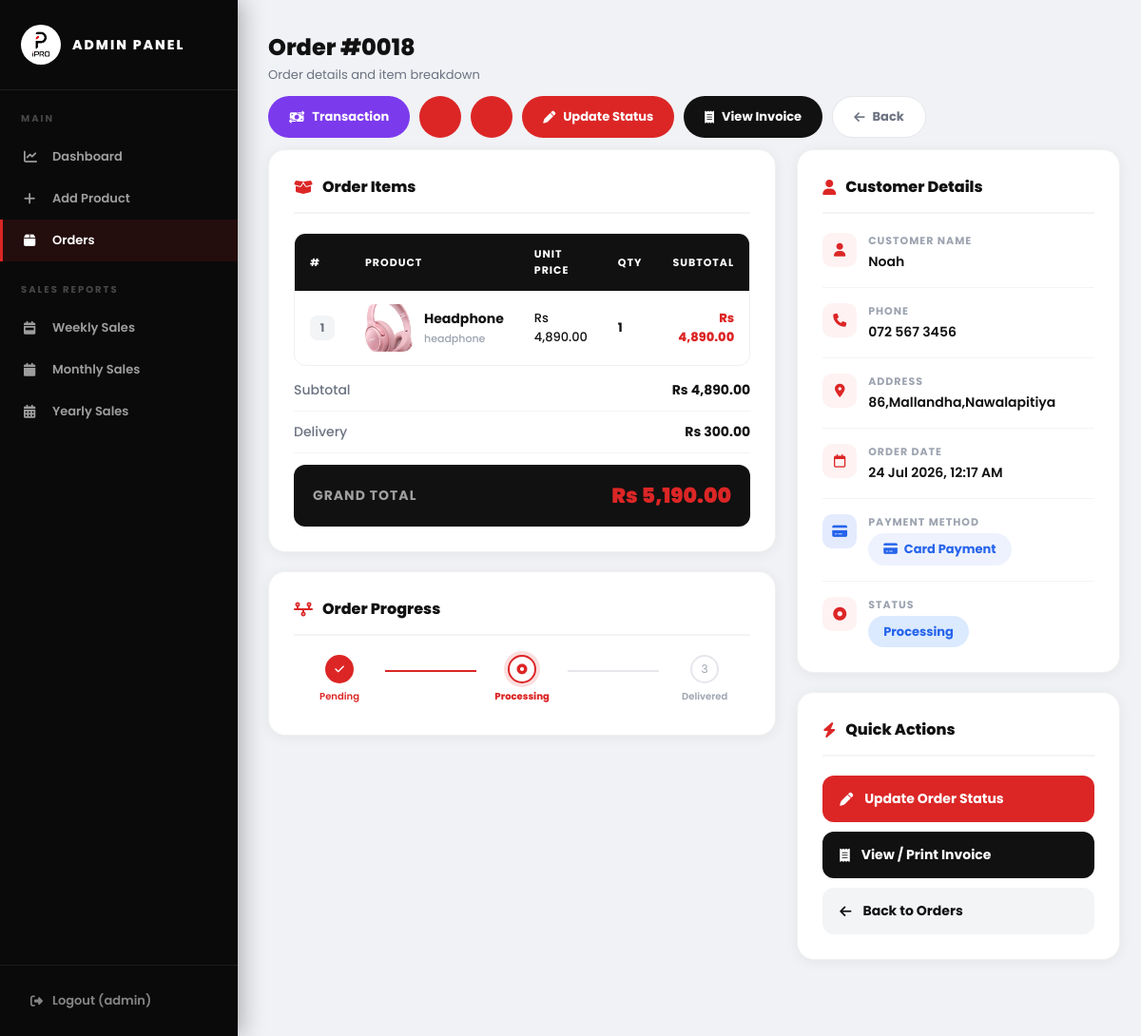
The page /admin/order_details.php?id=18 (signed in) on the database its author committed.
### tables this page shows
CREATE TABLE `order_items` (
  `id` int(11) NOT NULL,
  `order_id` int(11) NOT NULL,
  `product_id` int(11) DEFAULT NULL,
  `product_name` varchar(255) NOT NULL,
  `price` decimal(10,2) NOT NULL,
  `quantity` int(11) NOT NULL,
  `subtotal` decimal(10,2) NOT NULL
);

CREATE TABLE `products` (
  `id` int(11) NOT NULL,
  `product_name` varchar(255) NOT NULL,
  `category` varchar(100) NOT NULL,
  `price` decimal(10,2) NOT NULL,
  `quantity` int(11) NOT NULL,
  `image` varchar(255) NOT NULL,
  `product_status` varchar(100) NOT NULL,
  `description` text DEFAULT NULL,
  `created_at` timestamp NOT NULL DEFAULT current_timestamp()
);

CREATE TABLE `orders` (
  `id` int(11) NOT NULL,
  `user_id` int(11) DEFAULT NULL,
  `name` varchar(255) NOT NULL,
  `phone` varchar(20) NOT NULL,
  `address` text NOT NULL,
  `total` decimal(10,2) NOT NULL DEFAULT 0.00,
  `payment_method` varchar(50) DEFAULT 'Cash on Delivery',
  `status` enum('Pending','Processing','Delivered','Cancelled') NOT NULL DEFAULT 'Pending',
  `order_date` timestamp NOT NULL DEFAULT current_timestamp()
);

### admin/order_details.php (the view, shortened to what this page needs)
<?php
include '../db.php';
$order_id = (int)$_GET['id'];
$stmt = mysqli_prepare($conn,
    "SELECT * FROM orders WHERE id = ?");
mysqli_stmt_bind_param($stmt, "i", $order_id);
mysqli_stmt_execute($stmt);
$order = mysqli_fetch_assoc(mysqli_stmt_get_result($stmt));
$istmt = mysqli_prepare($conn,
    "SELECT oi.*, p.image, p.category
     FROM order_items oi
     LEFT JOIN products p ON oi.product_id = p.id
     WHERE oi.order_id = ?");
mysqli_stmt_bind_param($istmt, "i", $order_id);
mysqli_stmt_execute($istmt);
$items = mysqli_stmt_get_result($istmt);
$items_array = [];
while ($row = mysqli_fetch_assoc($items)) {
    $items_array[] = $row;
}
$subtotal = 0;
foreach ($items_array as $item) {
    $subtotal += $item['subtotal'];
}
$delivery = $order['total'] - $subtotal;
$status_colors = [
    'Pending'    => ['bg'=>'#fef3c7','color'=>'#d97706'],
    'Processing' => ['bg'=>'#dbeafe','color'=>'#2563eb'],
    'Delivered'  => ['bg'=>'#dcfce7','color'=>'#16a34a'],
    'Cancelled'  => ['bg'=>'#fee2e2','color'=>'#dc2626'],
];
$sc = $status_colors[$order['status']]
    ?? ['bg'=>'#f3f4f6','color'=>'#6b7280'];
$pay_method = $order['payment_method']
    ?? 'Cash on Delivery';
if ($pay_method === 'Card Payment') {
    $pay_icon  = 'fa-credit-card';
    $pay_color = '#2563eb';
} elseif ($pay_method === 'Bank Transfer') {
    $pay_icon  = 'fa-building-columns';
    $pay_color = '#7c3aed';
} else {
    $pay_icon  = 'fa-money-bill-wave';
    $pay_color = '#16a34a';
}
?>
<!DOCTYPE html>
<html lang="en">
<head>
<link rel="stylesheet"
  href="https://cdnjs.cloudflare.com/ajax/libs/font-awesome/6.5.0/css/all.min.css">
</head>
<body>
<div class="admin-wrapper">
  <div class="admin-sidebar">
    <div class="sidebar-brand">
      <div class="sidebar-logo-circle">
        <img src="../images/logo.png" alt="Logo"
          onerror="this.parentElement.innerHTML=
          '<b style=\'color:#dc2626;font-size:14px;\'>iP</b>'">
      </div>
      <span>ADMIN PANEL</span>
    </div>
    <div class="sidebar-section">Main</div>
    <nav class="sidebar-nav">
      <a href="dashboard.php">
        <i class="fa-solid fa-chart-line"></i>
        Dashboard
      </a>
      <a href="../add_product.php">
        <i class="fa-solid fa-plus"></i>
        Add Product
      </a>
      <a href="orders.php" class="active">
        <i class="fa-solid fa-box"></i>
        Orders
      </a>
    </nav>
    <div class="sidebar-section">Sales Reports</div>
    <nav class="sidebar-nav">
      <a href="sales/weekly.php">
        <i class="fa-solid fa-calendar-week"></i>
        Weekly Sales
      </a>
      <a href="sales/monthly.php">
        <i class="fa-solid fa-calendar"></i>
        Monthly Sales
      </a>
      <a href="sales/yearly.php">
        <i class="fa-solid fa-calendar-days"></i>
        Yearly Sales
      </a>
    </nav>
    <div class="sidebar-logout">
      <a href="../logout.php">
        <i class="fa-solid fa-right-from-bracket"></i>
        Logout (<?= htmlspecialchars($_SESSION['username']) ?>)
      </a>
    </div>
  </div>
  <div class="admin-main">
    <div class="admin-topbar">
      <div>
        <h2>
          Order #<?= str_pad($order_id,4,'0',STR_PAD_LEFT) ?>
        </h2>
        <p>Order details and item breakdown</p>
      </div>
      <div class="top-actions">
  <a href="transaction_details.php?id=<?= $order_id ?>"
    class="btn-action btn-dark"
    style="background:#7c3aed;">
    <i class="fa-solid fa-money-bill-transfer"></i>
    Transaction
  </a>
  <a href="update_status.php?id=<?= $order_id ?>"
    class="btn-action btn-red">
      <div class="top-actions">
        <a href="update_status.php?id=<?= $order_id ?>"
          class="btn-action btn-red">
          <i class="fa-solid fa-pen"></i>
          Update Status
        </a>
        <a href="../invoice.php?id=<?= $order_id ?>"
          class="btn-action btn-dark" target="_blank">
          <i class="fa-solid fa-receipt"></i>
          View Invoice
        </a>
        <a href="orders.php"
          class="btn-action btn-outline">
          <i class="fa-solid fa-arrow-left"></i>
          Back
        </a>
      </div>
    </div>
    <div class="detail-layout">
      <div>
        <div class="detail-card">
          <div class="card-title">
            <i class="fa-solid fa-box-open"></i>
            Order Items
          </div>
          <div style="overflow-x:auto;
            border-radius:12px;overflow:hidden;
            border:1px solid #f0f0f0;">
            <table class="items-table">
              <thead>
                <tr>
                  <th>#</th>
                  <th>Product</th>
                  <th>Unit Price</th>
                  <th>Qty</th>
                  <th>Subtotal</th>
                </tr>
              </thead>
              <tbody>
                <?php $i = 1;
                foreach ($items_array as $item): ?>
                <tr>
                  <td>
                    <span class="row-num">
                      <?= $i++ ?>
                    </span>
                  </td>
                  <td>
                    <div class="product-cell">
                      <img
                        src="../uploads/<?= htmlspecialchars(
                          $item['image'] ?? '') ?>"
                        class="product-img"
                        onerror="this.src='../images/logo.png'"
                        alt="">
                      <div>
                        <div class="product-name">
                          <?= htmlspecialchars(
                            $item['product_name']) ?>
                        </div>
                        <div class="product-cat">
                          <?= htmlspecialchars(
                            $item['category']
                            ?? 'Tech Accessory') ?>
                        </div>
                      </div>
                    </div>
                  </td>
                  <td>
                    Rs <?= number_format($item['price'],2) ?>
                  </td>
                  <td>
                    <strong><?= $item['quantity'] ?></strong>
                  </td>
                  <td>
                    Rs <?= number_format(
                      $item['subtotal'],2) ?>
                  </td>
                </tr>
                <?php endforeach; ?>
              </tbody>
            </table>
          </div>
          <div class="totals-box">
            <div class="total-row">
              <span>Subtotal</span>
              <span>
                Rs <?= number_format($subtotal,2) ?>
              </span>
            </div>
            <div class="total-row
              <?= $delivery==0?'free':'' ?>">
              <span>Delivery</span>
              <span>
                <?= $delivery==0
                  ? '🎉 FREE'
                  : 'Rs '.number_format($delivery,2) ?>
              </span>
            </div>
            <div class="grand-row">
              <span>Grand Total</span>
              <span>
                Rs <?= number_format($order['total'],2) ?>
              </span>
            </div>
          </div>
        </div>
        <?php if ($order['status'] !== 'Cancelled'): ?>
        <div class="detail-card">
          <div class="card-title">
            <i class="fa-solid fa-timeline"></i>
            Order Progress
          </div>
          <?php
          $steps   = ['Pending','Processing','Delivered'];
          $current = array_search($order['status'],$steps);
          ?>
          <div class="timeline">
            <?php foreach ($steps as $i => $step):
              $done    = $current !== false && $i < $current;
              $cur_step= $current !== false && $i === $current;
            ?>
            <div class="tl-step">
              <div class="tl-dot
                <?= $done?'done':($cur_step?'current':'') ?>">
                <?php if ($done): ?>
                  <i class="fa-solid fa-check"
                    style="font-size:11px;"></i>
                <?php elseif ($cur_step): ?>
                  <i class="fa-solid fa-circle-dot"
                    style="font-size:11px;"></i>
                <?php else: ?>
                  <?= $i+1 ?>
                <?php endif; ?>
              </div>
              <div class="tl-label
                <?= $done?'done':($cur_step?'current':'') ?>">
                <?= $step ?>
              </div>
            </div>
            <?php if ($i < count($steps)-1): ?>
            <div class="tl-line
              <?= $done?'done':'' ?>">
            </div>
            <?php endif; ?>
            <?php endforeach; ?>
          </div>
        </div>
        <?php endif; ?>
      </div>
      <div>
        <div class="detail-card">
          <div class="card-title">
            <i class="fa-solid fa-user"></i>
            Customer Details
          </div>
          <div class="info-row">
            <div class="info-icon">
              <i class="fa-solid fa-user"></i>
            </div>
            <div>
              <div class="info-label">Customer Name</div>
              <div class="info-value">
                <?= htmlspecialchars($order['name']) ?>
              </div>
            </div>
          </div>
          <div class="info-row">
            <div class="info-icon">
              <i class="fa-solid fa-phone"></i>
            </div>
            <div>
              <div class="info-label">Phone</div>
              <div class="info-value">
                <?= htmlspecialchars($order['phone']) ?>
              </div>
            </div>
          </div>
          <div class="info-row">
            <div class="info-icon">
              <i class="fa-solid fa-location-dot"></i>
            </div>
            <div>
              <div class="info-label">Address</div>
              <div class="info-value">
                <?= htmlspecialchars($order['address']) ?>
              </div>
            </div>
          </div>
          <div class="info-row">
            <div class="info-icon">
              <i class="fa-regular fa-calendar"></i>
            </div>
            <div>
              <div class="info-label">Order Date</div>
              <div class="info-value">
                <?= date('d M Y, h:i A',
                  strtotime($order['order_date'])) ?>
              </div>
            </div>
          </div>
          <div class="info-row">
            <div class="info-icon"
              style="background:<?= $pay_color ?>20;">
              <i class="fa-solid <?= $pay_icon ?>"
                style="color:<?= $pay_color ?>;"></i>
            </div>
            <div>
              <div class="info-label">Payment Method</div>
              <div class="info-value">
                <span class="payment-badge"
                  style="background:<?= $pay_color ?>15;
                  color:<?= $pay_color ?>;">
                  <i class="fa-solid <?= $pay_icon ?>"></i>
                  <?= htmlspecialchars($pay_method) ?>
                </span>
              </div>
            </div>
          </div>
          <div class="info-row">
            <div class="info-icon">
              <i class="fa-solid fa-circle-dot"></i>
            </div>
            <div>
              <div class="info-label">Status</div>
              <div class="info-value">
                <span class="status-chip"
                  style="background:<?= $sc['bg'] ?>;
                  color:<?= $sc['color'] ?>;">
                  <?= $order['status'] ?>
                </span>
              </div>
            </div>
          </div>
        </div>
        <div class="detail-card">
          <div class="card-title">
            <i class="fa-solid fa-bolt"></i>
            Quick Actions
          </div>
          <a href="update_status.php?id=<?= $order_id ?>"
            class="qa-btn qa-red">
            <i class="fa-solid fa-pen"></i>
            Update Order Status
          </a>
          <a href="../invoice.php?id=<?= $order_id ?>"
            class="qa-btn qa-dark" target="_blank">
            <i class="fa-solid fa-receipt"></i>
            View / Print Invoice
          </a>
          <a href="orders.php" class="qa-btn qa-light">
            <i class="fa-solid fa-arrow-left"></i>
            Back to Orders
          </a>
        </div>
      </div>
    </div>
  </div>
</div>
</body>
</html>

### rows shown on the page
order_items: product.image (picture), product_name "Headphone", product.category "headphone", price "4,890.00", quantity "1", subtotal "4,890.00"
orders: total "300.00", total "5,190.00", name "Noah", phone "072 567 3456", address "86,Mallandha,Nawalapitiya", order_date "24 Jul 2026, 12:17 AM", payment_method "Card Payment", status "Processing"

### other values the page prints
$_SESSION['username'] "admin"
str_pad($order_id,4,'0',STR_PAD_LEFT) "0018"
$subtotal "4,890.00"
$step "Pending"
$step "Processing"
$step "Delivered"
